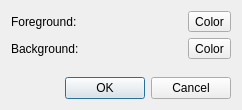
<?xml version="1.0" encoding="UTF-8"?>
<ui version="4.0">
 <class>CColorDialog</class>
 <widget class="QDialog" name="CColorDialog">
  <property name="geometry">
   <rect>
    <x>0</x>
    <y>0</y>
    <width>242</width>
    <height>110</height>
   </rect>
  </property>
  <property name="windowTitle">
   <string>Dialog</string>
  </property>
  <layout class="QGridLayout" name="gridLayout">
   <item row="0" column="0">
    <widget class="QLabel" name="label">
     <property name="text">
      <string>Foreground:</string>
     </property>
    </widget>
   </item>
   <item row="0" column="1">
    <widget class="QToolButton" name="pForegroundButton">
     <property name="text">
      <string>Color</string>
     </property>
    </widget>
   </item>
   <item row="1" column="0">
    <widget class="QLabel" name="label_2">
     <property name="text">
      <string>Background:</string>
     </property>
    </widget>
   </item>
   <item row="1" column="1">
    <widget class="QToolButton" name="pBackgroundButton">
     <property name="text">
      <string>Color</string>
     </property>
    </widget>
   </item>
   <item row="2" column="1">
    <spacer name="verticalSpacer">
     <property name="orientation">
      <enum>Qt::Vertical</enum>
     </property>
     <property name="sizeHint" stdset="0">
      <size>
       <width>20</width>
       <height>2</height>
      </size>
     </property>
    </spacer>
   </item>
   <item row="3" column="0" colspan="2">
    <widget class="QDialogButtonBox" name="buttonBox">
     <property name="orientation">
      <enum>Qt::Horizontal</enum>
     </property>
     <property name="standardButtons">
      <set>QDialogButtonBox::Cancel|QDialogButtonBox::Ok</set>
     </property>
    </widget>
   </item>
  </layout>
 </widget>
 <resources/>
 <connections>
  <connection>
   <sender>buttonBox</sender>
   <signal>accepted()</signal>
   <receiver>CColorDialog</receiver>
   <slot>accept()</slot>
   <hints>
    <hint type="sourcelabel">
     <x>248</x>
     <y>254</y>
    </hint>
    <hint type="destinationlabel">
     <x>157</x>
     <y>274</y>
    </hint>
   </hints>
  </connection>
  <connection>
   <sender>buttonBox</sender>
   <signal>rejected()</signal>
   <receiver>CColorDialog</receiver>
   <slot>reject()</slot>
   <hints>
    <hint type="sourcelabel">
     <x>316</x>
     <y>260</y>
    </hint>
    <hint type="destinationlabel">
     <x>286</x>
     <y>274</y>
    </hint>
   </hints>
  </connection>
 </connections>
</ui>
